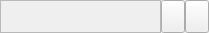
<?xml version="1.0" encoding="UTF-8"?>
<ui version="4.0">
 <class>ColorWidget</class>
 <widget class="QWidget" name="ColorWidget">
  <property name="geometry">
   <rect>
    <x>0</x>
    <y>0</y>
    <width>209</width>
    <height>33</height>
   </rect>
  </property>
  <layout class="QGridLayout" name="gridLayout">
   <property name="margin">
    <number>0</number>
   </property>
   <property name="spacing">
    <number>0</number>
   </property>
   <item row="0" column="0">
    <widget class="QFrame" name="frameBrush">
     <property name="sizePolicy">
      <sizepolicy hsizetype="Expanding" vsizetype="Minimum">
       <horstretch>0</horstretch>
       <verstretch>0</verstretch>
      </sizepolicy>
     </property>
     <property name="frameShape">
      <enum>QFrame::StyledPanel</enum>
     </property>
     <property name="frameShadow">
      <enum>QFrame::Raised</enum>
     </property>
    </widget>
   </item>
   <item row="0" column="1">
    <widget class="QToolButton" name="toolButtonColor">
     <property name="sizePolicy">
      <sizepolicy hsizetype="Fixed" vsizetype="Minimum">
       <horstretch>0</horstretch>
       <verstretch>0</verstretch>
      </sizepolicy>
     </property>
     <property name="toolTip">
      <string>Choose color</string>
     </property>
     <property name="icon">
      <iconset resource="qmc2.qrc">
       <normaloff>:/data/img/colors.png</normaloff>:/data/img/colors.png</iconset>
     </property>
    </widget>
   </item>
   <item row="0" column="2">
    <widget class="QToolButton" name="toolButtonBrush">
     <property name="sizePolicy">
      <sizepolicy hsizetype="Fixed" vsizetype="Minimum">
       <horstretch>0</horstretch>
       <verstretch>0</verstretch>
      </sizepolicy>
     </property>
     <property name="toolTip">
      <string>Choose brush (pattern or image)</string>
     </property>
     <property name="icon">
      <iconset resource="qmc2.qrc">
       <normaloff>:/data/img/brush.png</normaloff>:/data/img/brush.png</iconset>
     </property>
    </widget>
   </item>
  </layout>
 </widget>
 <tabstops>
  <tabstop>toolButtonColor</tabstop>
  <tabstop>toolButtonBrush</tabstop>
 </tabstops>
 <resources>
  <include location="qmc2.qrc"/>
 </resources>
 <connections/>
</ui>
